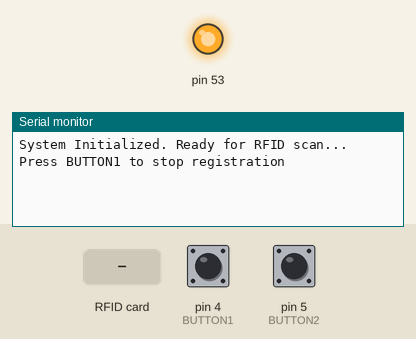
This sketch was run on a simulated Arduino Mega 2560, built with avr-gcc and run on an emulated ATmega2560. On the bench: output pins drawn as LEDs (lit = HIGH), the last lines printed to the serial monitor. The inputs (shaded band) are chosen by the test bench; at power-on: pin 4 (BUTTON1) HIGH, pin 5 (BUTTON2) HIGH.

Above: at 1.2 s.
1.3 s: pin 4 (BUTTON1) pulled LOW for 0.15 s
At 1.9 s:
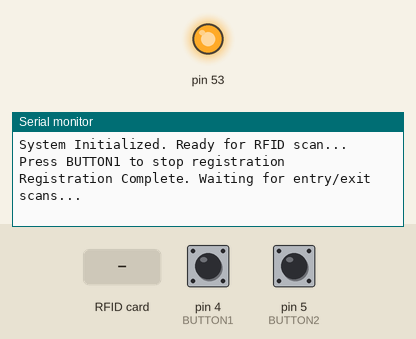
2.9 s: pin 5 (BUTTON2) pulled LOW for 0.15 s
At 4.1 s:
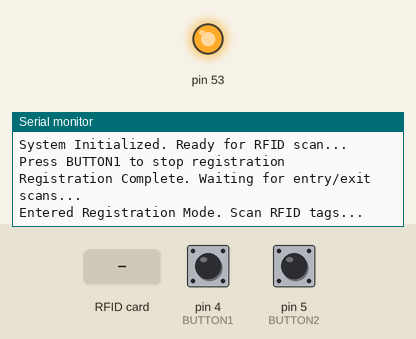
4.5 s: RFID card 5E 7A 19 C4 held to the reader
At 5.9 s:
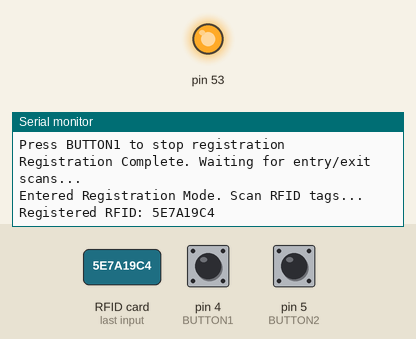

The sketch:

smartparkingsystem.ino
```cpp
#include <SPI.h>
#include <MFRC522.h>
#define RST_PIN 22
#define SS_PIN  21
#define BUTTON1  4
#define BUTTON2  5
MFRC522 rfid(SS_PIN, RST_PIN);
const int MAX_CARDS = 10;
String registeredUIDs[MAX_CARDS];
unsigned long entryTimes[MAX_CARDS];
bool isRegistered[MAX_CARDS];
bool registrationMode = true;
int registeredCount = 0;
void setup() {
  Serial.begin(115200);
  SPI.begin();
  rfid.PCD_Init();
  pinMode(BUTTON1, INPUT_PULLUP);
  pinMode(BUTTON2, INPUT_PULLUP);
  Serial.println("System Initialized. Ready for RFID scan...");
  Serial.println("Press BUTTON1 to stop registration");
}
void loop() {
  if (digitalRead(BUTTON2) == LOW) {
    registrationMode = true;
    Serial.println("Entered Registration Mode. Scan RFID tags...");
    delay(500);
  }
  if (digitalRead(BUTTON1) == LOW) {
    registrationMode = false;
    Serial.println("Registration Complete. Waiting for entry/exit scans...");
    delay(500);
  }
  if (!rfid.PICC_IsNewCardPresent() || !rfid.PICC_ReadCardSerial())
    return;
  String uid = getUIDString();
  if (registrationMode) {
    registerCard(uid);
  } else {
    int index = findCard(uid);
    if (index != -1) {
      handleEntryExit(index);
    } else {
      Serial.println("This RFID is not registered.");
    }
  }
  rfid.PICC_HaltA();
  rfid.PCD_StopCrypto1();
}
String getUIDString() {
  String uid = "";
  for (byte i = 0; i < rfid.uid.size; i++) {
    uid += String(rfid.uid.uidByte[i] < 0x10 ? "0" : "");
    uid += String(rfid.uid.uidByte[i], HEX);
  }
  uid.toUpperCase();
  return uid;
}
void registerCard(String uid) {
  if (registeredCount < MAX_CARDS && findCard(uid) == -1) {
    registeredUIDs[registeredCount] = uid;
    isRegistered[registeredCount] = false;
    entryTimes[registeredCount] = 0;
    Serial.print("Registered RFID: ");
    Serial.println(uid);
    registeredCount++;
  } else {
    Serial.println("RFID already registered or storage full.");
  }
}
int findCard(String uid) {
  for (int i = 0; i < registeredCount; i++) {
    if (registeredUIDs[i] == uid) {
      return i;
    }
  }
  return -1;
}
void handleEntryExit(int index) {
  if (!isRegistered[index]) {
    entryTimes[index] = millis();
    isRegistered[index] = true;
    Serial.print("Entry recorded for ");
    Serial.println(registeredUIDs[index]);
  } else {
    unsigned long duration = (millis() - entryTimes[index]) / 60000;
    duration = duration == 0 ? 1 : duration;
    int fee = duration * 10;
    Serial.print("Exit recorded for ");
    Serial.println(registeredUIDs[index]);
    Serial.print("Duration (minutes): ");
    Serial.println(duration);
    Serial.print("Parking Fee: ₹");
    Serial.println(fee);
    isRegistered[index] = false;
  }
}
```

Measured:
- after the input at 1.3 s, the serial monitor: prints a new line at once (image 1)
- after the input at 2.9 s, the serial monitor: prints a new line at once (image 2)
- after the input at 4.5 s, the serial monitor: prints a new line at once (image 3)
